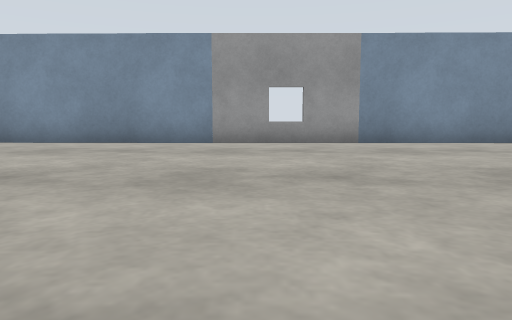
View 1 (above)

24 first-person views from a walk through a world built for the Gazebo simulator. The camera is 0.5 m above the floor, tilts 6° down and sees 70° across. The floor is counted in squares, 1 m on a side. Each view is taken from the middle of a square. On the plan, view 1 faces up. The plan holds only what a view shows up to about 9 squares ahead; the rest is blank. The place goes on beyond the plan. Robots are left out.

View 2
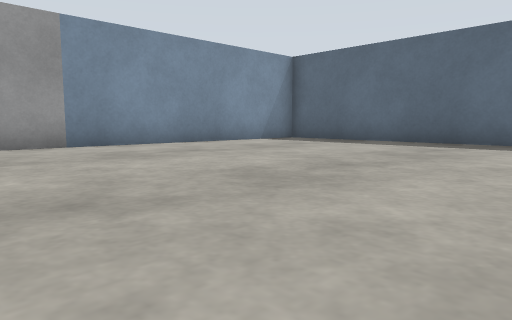

View 3
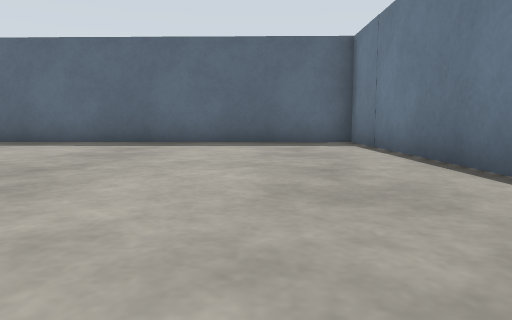

View 4
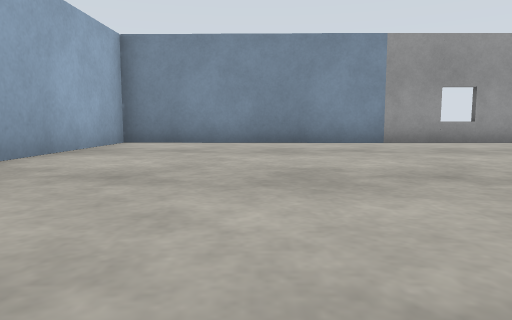

View 5
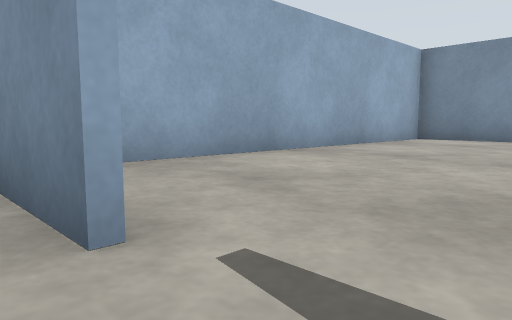

View 6
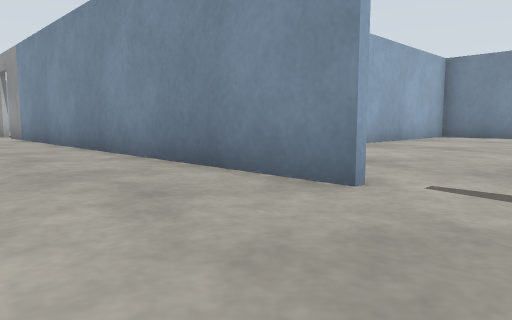

View 7
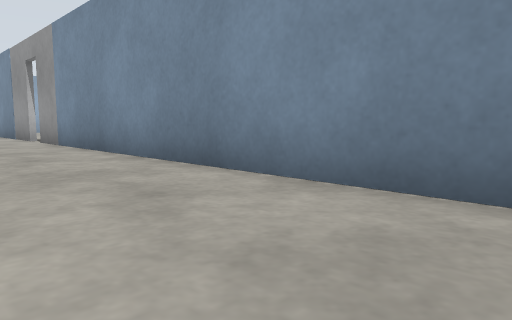

View 8
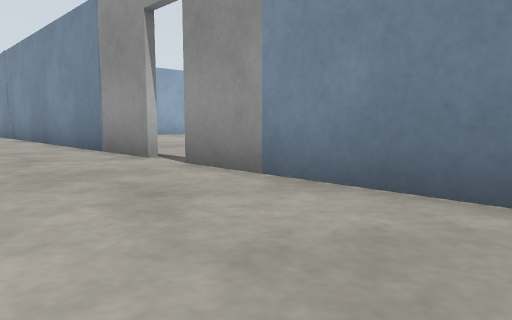

View 9
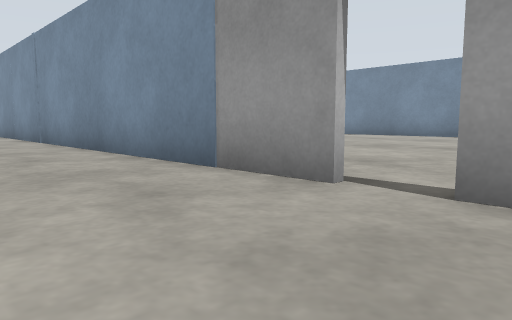

View 10
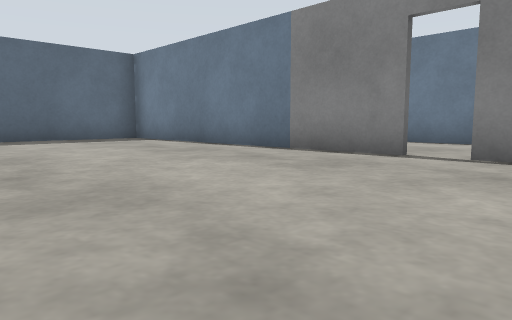

View 11
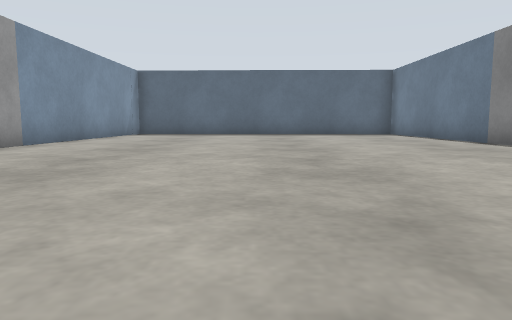

View 12
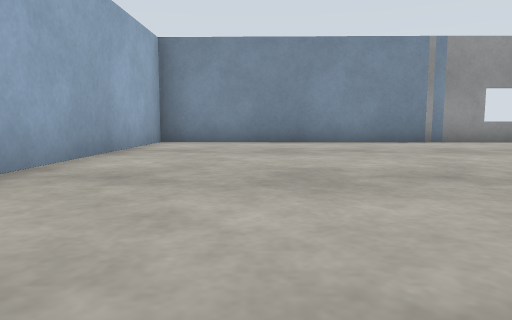

View 13
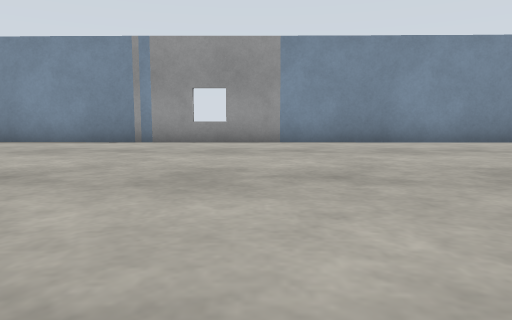

View 14
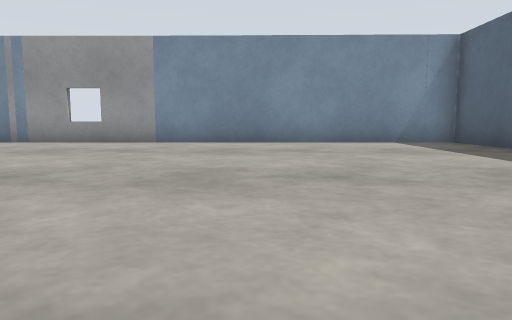

View 15
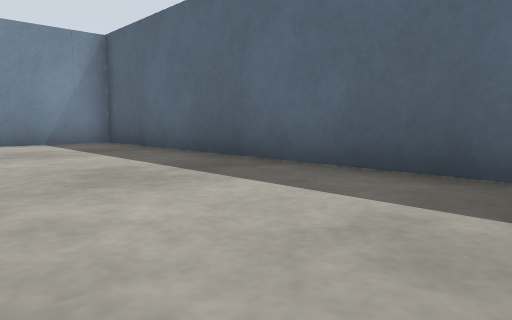

View 16
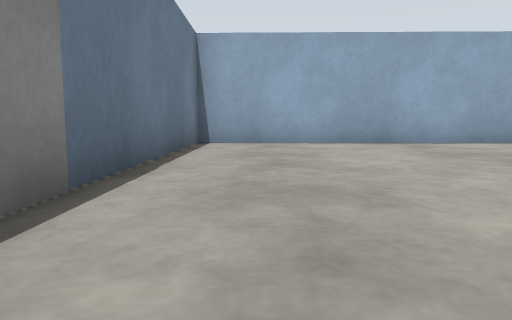

View 17
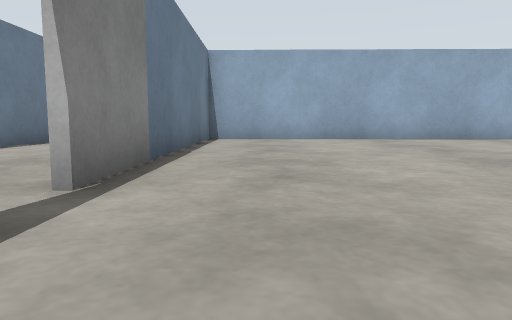

View 18
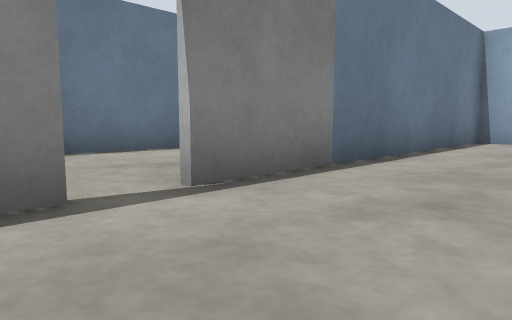

View 19
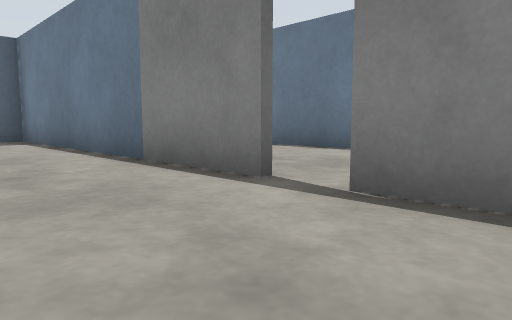

View 20
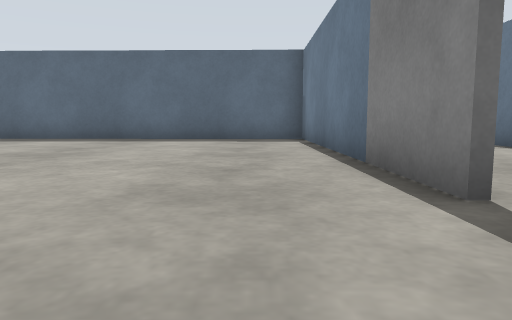

View 21
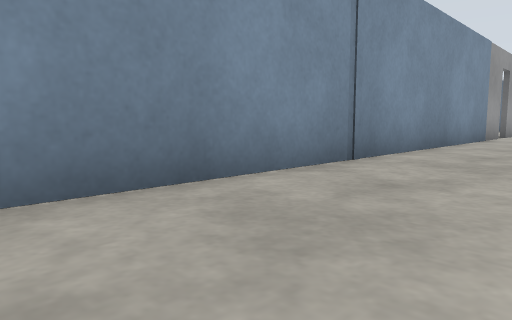

View 22
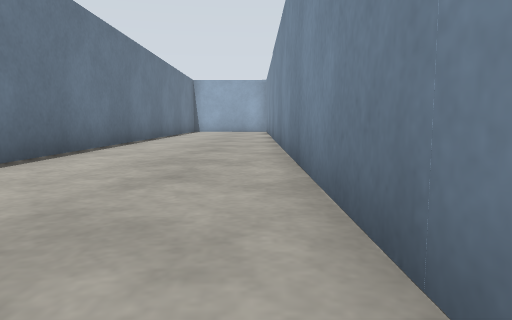

View 23
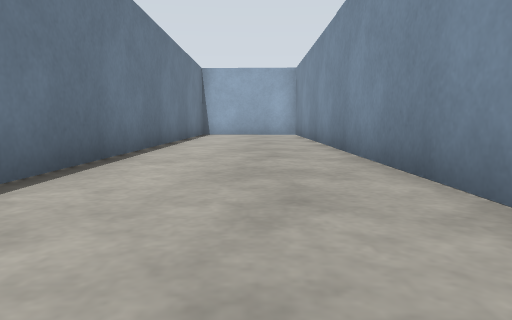

View 24
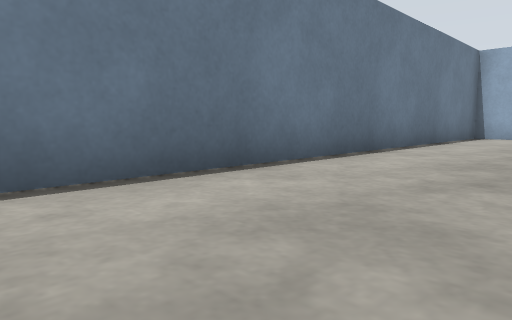

### Floor plan
Points are (right, up) in squares from view 1. A wall is a line through its corners. A room is listed if a view was taken in it or the views show most of it. See-through windows are left out.
Room 1 (views 1, 2, 3, 4)
walls: (-1.4, 8.5) (-7.1, 8.6); (3.2, -1.3) (8.8, -1.3) (9, 7.3); (6, 8.4) (2.4, 8.5); (-7.1, 8.7) (-7.3, -0.1)
ways out: opening at (-3.5, -1) to room 2
objects: window (-1, 9) to (2, 9)
Room 2 (views 5, 6, 7, 8, 9, 10, 11, 12, 13, 14, 15, 16, 17, 18, 19, 20, 21, 22, 23, 24)
walls: (-13.6, -1.3) (-7.5, -1.3) (-7.3, 8.7); (-18.4, -1.5) (-39.2, -1.5); (-19, -5) (-12.4, -5); (-10.9, -5) (-10.2, -5); (-17.4, 8.9) (-24.3, 9) (-24.6, -1.3) (-18.5, -1.3); (-23, -5) (-21.1, -5); (-7.1, 8.6) (-14.5, 8.8); (-4.4, -1.5) (-13.5, -1.5); (-40.5, -5) (-30.2, -5)
ways out: opening at (-3.5, -1) to room 1
objects: door leaf (-18, -1) to (-17, -1); window (-17, 9) to (-15, 9); door leaf (-15, -1) to (-14, -1)

Where each view was taken, in squares from view 1:
view 1: 0 up, 0 right, facing up
view 2: 1 up, 0 right, facing up-right
view 3: 1 up, 0 right, facing right
view 4: 0 up, 4 left, facing up
view 5: 2 down, 3 left, facing up-left
view 6: 4 down, 3 left, facing up-left
view 7: 4 down, 6 left, facing up-left
view 8: 4 down, 12 left, facing up-left
view 9: 4 down, 15 left, facing up-left
view 10: 4 up, 18 left, facing down-right
view 11: 4 up, 22 left, facing right
view 12: 0 up, 22 left, facing up
view 13: 0 up, 15 left, facing up
view 14: 0 up, 12 left, facing up
view 15: 0 up, 11 left, facing up-right
view 16: 0 up, 16 left, facing left
view 17: 0 up, 14 left, facing left
view 18: 1 up, 15 left, facing down-left
view 19: 1 up, 18 left, facing down-right
view 20: 0 up, 18 left, facing right
view 21: 4 down, 29 left, facing up-right
view 22: 2 down, 26 left, facing left
view 23: 3 down, 30 left, facing left
view 24: 2 down, 32 left, facing down-left
